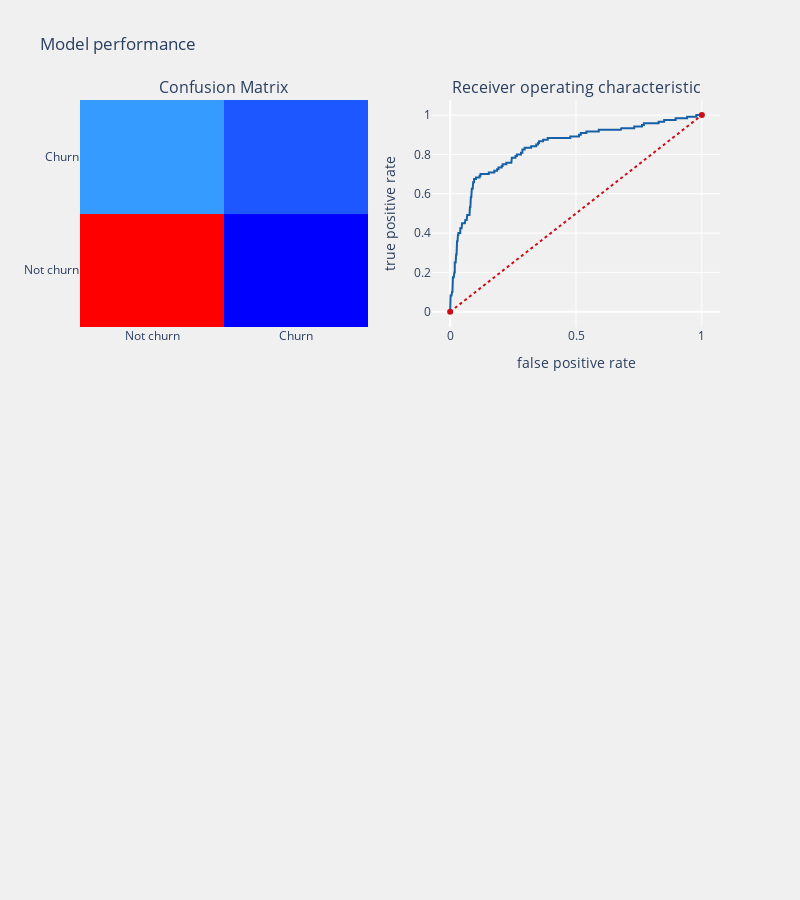

This figure's notebook cell:
### Markdown cell above
# GRADIENT BOOSTING CLASSIFIER

### Code cell
from sklearn.ensemble import GradientBoostingClassifier

clf=GradientBoostingClassifier(n_estimators=100, learning_rate=1.0,max_depth=1, random_state=0)
telecom_churn_prediction(clf,train_X,test_X,train_Y,test_Y,
                         cols,"bag",threshold_plot = True)

### Figure 1 — Plotly figure (JSON) as saved in the notebook; plotly's stock layout.template omitted (floating-point values rounded to 4 significant figures; data arrays with more than 128 entries replaced by an {"elided": "..."} marker saying what was removed)
{"data": [{"colorscale": [[0, "rgb(0,0,255)"], [0.1, "rgb(51,153,255)"], [0.2, "rgb(102,204,255)"], [0.3, "rgb(153,204,255)"], [0.4, "rgb(204,204,255)"], [0.5, "rgb(255,255,255)"], [0.6, "rgb(255,204,255)"], [0.7, "rgb(255,153,255)"], [0.8, "rgb(255,102,204)"], [0.9, "rgb(255,102,102)"], [1, "rgb(255,0,0)"]], "name": "matrix", "showscale": false, "type": "heatmap", "x": ["Not churn", "Churn"], "xaxis": "x", "y": ["Not churn", "Churn"], "yaxis": "y", "z": [[528, 19], [72, 48]]}, {"line": {"color": "rgb(22, 96, 167)", "width": 2}, "name": "Roc : 0.6826325411334552", "type": "scatter", "x": {"elided": "171 float values"}, "xaxis": "x2", "y": {"elided": "171 float values"}, "yaxis": "y2"}, {"line": {"color": "rgb(205, 12, 24)", "dash": "dot", "width": 2}, "type": "scatter", "x": [0, 1], "xaxis": "x2", "y": [0, 1], "yaxis": "y2"}], "layout": {"annotations": [{"font": {"size": 16}, "showarrow": false, "text": "Confusion Matrix", "x": 0.225, "xanchor": "center", "xref": "paper", "y": 1, "yanchor": "bottom", "yref": "paper"}, {"font": {"size": 16}, "showarrow": false, "text": "Receiver operating characteristic", "x": 0.775, "xanchor": "center", "xref": "paper", "y": 1, "yanchor": "bottom", "yref": "paper"}], "autosize": false, "height": 900, "margin": {"b": 195}, "paper_bgcolor": "rgba(240,240,240, 0.95)", "plot_bgcolor": "rgba(240,240,240, 0.95)", "showlegend": false, "title": {"text": "Model performance"}, "width": 800, "xaxis": {"anchor": "y", "domain": [0, 0.45], "type": "category", "range": [-0.5, 1.5], "autorange": true}, "xaxis2": {"anchor": "y2", "domain": [0.55, 1], "title": {"text": "false positive rate"}, "type": "linear", "range": [-0.07211, 1.072], "autorange": true}, "xaxis3": {"anchor": "y3", "domain": [0, 1], "showgrid": true, "tickangle": 90, "tickfont": {"size": 10}}, "yaxis": {"anchor": "x", "domain": [0.625, 1], "type": "category", "range": [-0.5, 1.5], "autorange": true}, "yaxis2": {"anchor": "x2", "domain": [0.625, 1], "title": {"text": "true positive rate"}, "type": "linear", "range": [-0.07674, 1.077], "autorange": true}, "yaxis3": {"anchor": "x3", "domain": [0, 0.375]}}}
